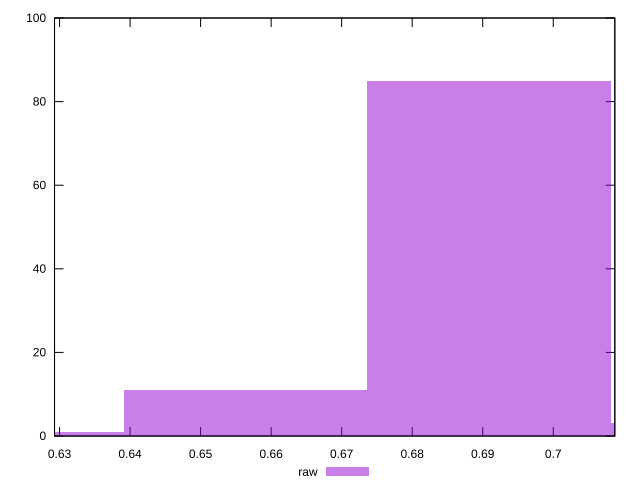

This figure's gnuplot source:
reset

$raw <<EOF
0.6909163354463627 85
0.6563705186740445 11
0.7254621522186808 3
0.6218247019017265 1
EOF

set key outside below
set boxwidth 0.03454581677231813
set xrange [0.6292890093672762:0.7087290002261646]
set yrange [0:100]
set trange [0:100]
set style fill transparent solid 0.5 noborder
set terminal svg size 640, 490 enhanced background rgb 'white'
set output "report_00026_2021-02-22T21:38:55.199Z/meta/pScore/samples/pages+cached+noadtech+nomedia/raw/histogram.svg"

plot $raw title "raw" with boxes

reset
